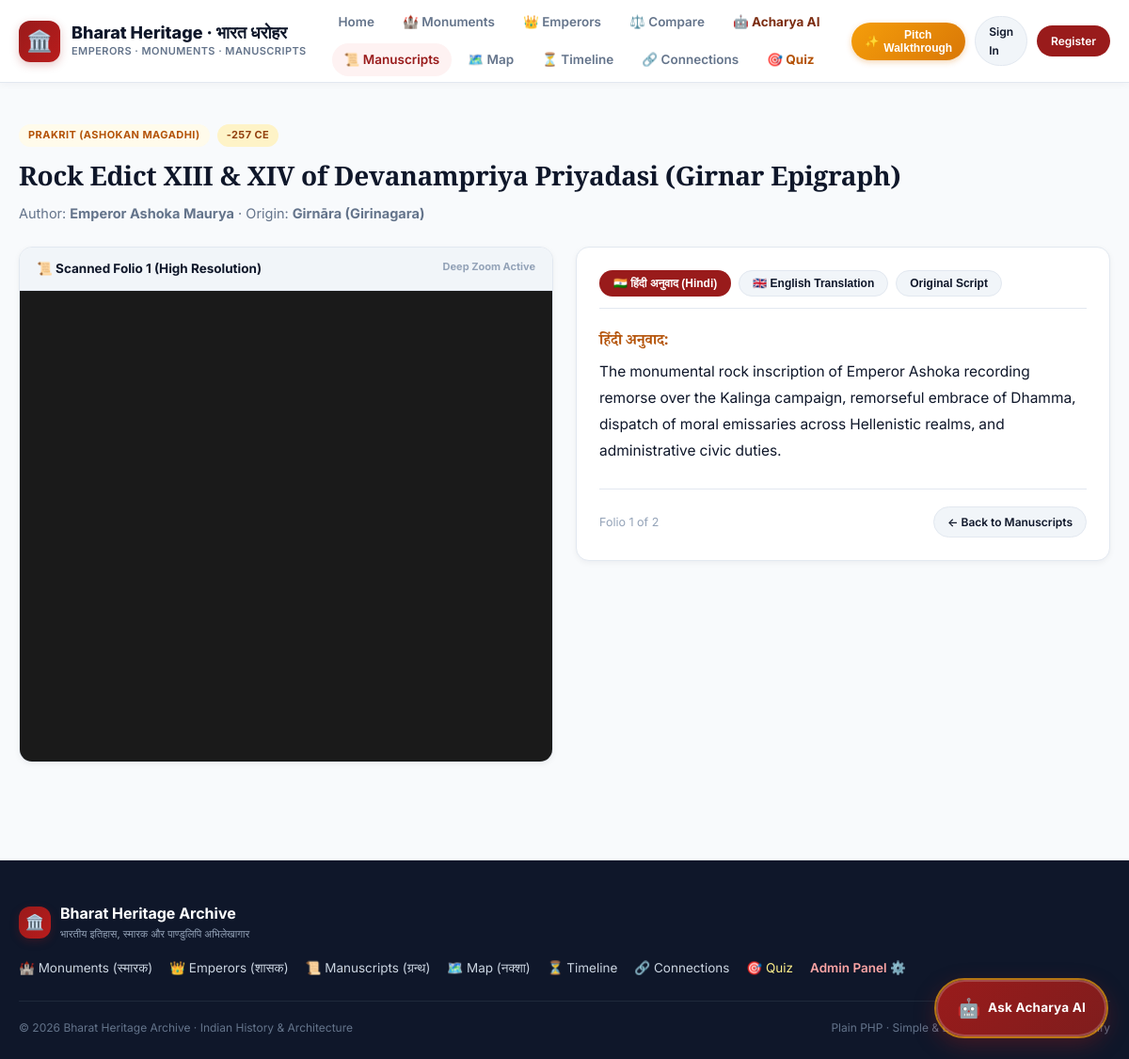
The page /manuscript.php on the database its author committed.
### tables this page shows
CREATE TABLE IF NOT EXISTS `manuscripts` (
  `id` INT UNSIGNED AUTO_INCREMENT PRIMARY KEY,
  `title` VARCHAR(255) NOT NULL,
  `author` VARCHAR(200) NULL DEFAULT 'Unknown / Anonymous',
  `language_id` INT UNSIGNED NOT NULL,
  `script` VARCHAR(100) NOT NULL,
  `era_start` INT NOT NULL,  
  `era_end` INT NULL,
  `origin_place_id` INT UNSIGNED NULL,
  `source_repository` VARCHAR(255) NOT NULL,
  `call_number` VARCHAR(100) NULL,
  `license` VARCHAR(100) NOT NULL DEFAULT 'Public Domain (Creative Commons Zero)',
  `access_level` ENUM('public', 'restricted', 'private') NOT NULL DEFAULT 'public',
  `status` ENUM('draft', 'processing', 'archived', 'published') NOT NULL DEFAULT 'published',
  `uploaded_by` INT UNSIGNED NULL,
  `thumbnail` VARCHAR(255) NULL,
  `summary` TEXT NULL,
  `created_at` DATETIME NOT NULL DEFAULT CURRENT_TIMESTAMP,
  `updated_at` DATETIME NOT NULL DEFAULT CURRENT_TIMESTAMP ON UPDATE CURRENT_TIMESTAMP,
  FULLTEXT KEY `ft_manuscript_search` (`title`, `author`, `summary`),
  INDEX `idx_era` (`era_start`, `era_end`),
  INDEX `idx_access` (`access_level`, `status`),
  CONSTRAINT `fk_manuscripts_lang` FOREIGN KEY (`language_id`) REFERENCES `languages` (`id`) ON DELETE RESTRICT,
  CONSTRAINT `fk_manuscripts_place` FOREIGN KEY (`origin_place_id`) REFERENCES `places` (`id`) ON DELETE SET NULL,
  CONSTRAINT `fk_manuscripts_user` FOREIGN KEY (`uploaded_by`) REFERENCES `users` (`id`) ON DELETE SET NULL
);

CREATE TABLE IF NOT EXISTS `languages` (
  `id` INT UNSIGNED AUTO_INCREMENT PRIMARY KEY,
  `name` VARCHAR(80) NOT NULL,
  `script` VARCHAR(80) NOT NULL,
  `iso_code` VARCHAR(10) NOT NULL,
  `direction` ENUM('ltr', 'rtl') NOT NULL DEFAULT 'ltr'
);

CREATE TABLE IF NOT EXISTS `places` (
  `id` INT UNSIGNED AUTO_INCREMENT PRIMARY KEY,
  `ancient_name` VARCHAR(150) NOT NULL,
  `modern_name` VARCHAR(150) NOT NULL,
  `lat` DECIMAL(10, 7) NOT NULL,
  `lng` DECIMAL(10, 7) NOT NULL,
  `region` VARCHAR(150) NULL,
  `country` VARCHAR(100) NOT NULL DEFAULT 'India',
  `notes` TEXT NULL,
  `created_at` DATETIME NOT NULL DEFAULT CURRENT_TIMESTAMP,
  INDEX `idx_places_coords` (`lat`, `lng`),
  INDEX `idx_places_names` (`ancient_name`, `modern_name`)
);

### public/manuscript.php (the view, shortened to what this page needs)
<?php
$db = getDB();
$id = (int)($_GET['id'] ?? 1);
$stmt = $db->prepare("SELECT m.*, l.name as language_name, p.ancient_name as place_ancient
                      FROM manuscripts m
                      JOIN languages l ON m.language_id = l.id
                      LEFT JOIN places p ON m.origin_place_id = p.id
                      WHERE m.id = ?");
$stmt->execute([$id]);
$manuscript = $stmt->fetch();
$pageStmt = $db->prepare("SELECT * FROM manuscript_pages WHERE manuscript_id = ? ORDER BY page_no ASC");
$pageStmt->execute([$id]);
$pages = $pageStmt->fetchAll();
$firstPageId = !empty($pages) ? $pages[0]['id'] : 0;
$transStmt = $db->prepare("SELECT * FROM translations WHERE page_id = ?");
$transStmt->execute([$firstPageId]);
$translations = $transStmt->fetchAll();
$transByLang = [];
foreach ($translations as $t) {
    $transByLang[$t['target_language']] = $t;
}
require_once __DIR__ . '/header.php';
?>
<div style="margin-bottom: 24px;">
    <div style="display: flex; gap: 8px; margin-bottom: 8px;">
        <span class="badge" style="background: var(--accent-gold-light); color: var(--accent-gold);"><?= htmlspecialchars($manuscript['language_name']) ?></span>
        <span class="badge badge-score"><?= $manuscript['era_start'] ? $manuscript['era_start'] . ' CE' : '' ?></span>
    </div>
    <h1 style="font-size: 28px; color: var(--text-main); margin-bottom: 6px;"><?= htmlspecialchars($manuscript['title']) ?></h1>
    <div style="color: var(--text-muted); font-size: 14.5px;">
        Author: <strong><?= htmlspecialchars($manuscript['author']) ?></strong> · Origin: <strong><?= htmlspecialchars($manuscript['place_ancient'] ?? 'India') ?></strong>
    </div>
</div>
<div style="display: grid; grid-template-columns: 1fr 1fr; gap: 24px; align-items: start; margin-bottom: 40px;">
    <div style="background: var(--bg-surface); border: 1px solid var(--border-light); border-radius: var(--radius-md); overflow: hidden; box-shadow: var(--shadow-sm);">
        <div style="background: var(--bg-surface-alt); padding: 12px 18px; border-bottom: 1px solid var(--border-light); font-weight: 700; font-size: 13.5px; color: var(--text-main); display: flex; justify-content: space-between;">
            <span>📜 Scanned Folio 1 (High Resolution)</span>
            <span style="font-size: 11px; color: var(--text-faint);">Deep Zoom Active</span>
        </div>
        <div id="openseadragon-viewer" style="width: 100%; height: 500px; background: #1a1a1a;"></div>
    </div>
    <div style="background: var(--bg-surface); border: 1px solid var(--border-light); border-radius: var(--radius-md); padding: 24px; box-shadow: var(--shadow-sm);">
        <div style="display: flex; gap: 8px; margin-bottom: 20px; border-bottom: 1px solid var(--border-light); padding-bottom: 12px;">
            <button class="btn btn-primary btn-sm trans-tab active" onclick="switchTrans('hi', this)">🇮🇳 हिंदी अनुवाद (Hindi)</button>
            <button class="btn btn-secondary btn-sm trans-tab" onclick="switchTrans('en', this)">🇬🇧 English Translation</button>
            <button class="btn btn-secondary btn-sm trans-tab" onclick="switchTrans('orig', this)">Original Script</button>
        </div>
        <div id="tab-hi" class="trans-content">
            <h3 style="font-size: 16px; color: var(--accent-gold); margin-bottom: 10px;">हिंदी अनुवाद:</h3>
            <div style="font-size: 15.5px; line-height: 1.8; color: var(--text-main); font-family: var(--font-indic);">
                <?= !empty($transByLang['hi']['translated_text']) ? nl2br(htmlspecialchars($transByLang['hi']['translated_text'])) : nl2br(htmlspecialchars($manuscript['summary'])) ?>
            </div>
        </div>
        <div style="margin-top: 24px; padding-top: 18px; border-top: 1px solid var(--border-light); display: flex; justify-content: space-between; align-items: center;">
            <span style="font-size: 12.5px; color: var(--text-faint);">Folio 1 of <?= count($pages) ?></span>
            <a href="/search.php" class="btn btn-secondary btn-sm">← Back to Manuscripts</a>
        </div>
    </div>
</div>
<?php require_once __DIR__ . '/footer.php'; ?>

### public/assets/css/style.css (style rules this page uses)
:root { --font-serif: 'Cinzel', 'Noto Serif Devanagari', 'Georgia', serif; --font-sans: 'Inter', -apple-system, BlinkMacSystemFont, 'Segoe UI', Roboto, sans-serif; --font-indic: 'Noto Sans Devanagari', 'Inter', sans-serif; --bg-page: #f8fafc; --bg-surface: #ffffff; --bg-surface-alt: #f1f5f9; --border-light: #e2e8f0; --border-hover: #cbd5e1; --text-main: #0f172a; --text-body: #334155; --text-muted: #64748b; --text-faint: #94a3b8; --primary: #991b1b; --primary-hover: #7f1d1d; --primary-light: #fef2f2; --accent-gold: #b45309; --accent-gold-light: #fffbeb; --radius-sm: 8px; --radius-md: 14px; --radius-lg: 20px; --radius-full: 9999px; --shadow-sm: 0 2px 6px rgba(15, 23, 42, 0.05); --shadow-md: 0 8px 24px rgba(15, 23, 42, 0.08); --shadow-lg: 0 16px 40px rgba(15, 23, 42, 0.12); --max-width: 1240px; }
*, *::before, *::after { box-sizing: border-box; margin: 0; padding: 0; }
body { font-family: var(--font-sans); background-color: var(--bg-page); color: var(--text-body); line-height: 1.6; -webkit-font-smoothing: antialiased; min-height: 100vh; display: flex; flex-direction: column; }
h1, h2, h3, h4, .brand-title { font-family: var(--font-serif); font-weight: 700; color: var(--text-main); letter-spacing: -0.01em; }
a { color: var(--primary); text-decoration: none; transition: all 0.15s ease; }
.btn { display: inline-flex; align-items: center; justify-content: center; gap: 6px; font-size: 14px; font-weight: 600; padding: 9px 18px; border-radius: var(--radius-full); border: 1px solid transparent; cursor: pointer; transition: all 0.15s ease; text-decoration: none; }
.btn-primary { background: var(--primary); color: #ffffff !important; }
.btn-secondary { background: var(--bg-surface-alt); color: var(--text-main); border-color: var(--border-light); }
.btn-sm { font-size: 12px; padding: 6px 14px; }
.badge { display: inline-flex; align-items: center; gap: 4px; font-size: 11px; font-weight: 700; text-transform: uppercase; letter-spacing: 0.04em; padding: 3px 10px; border-radius: var(--radius-full); }
.badge-score { background: #fef3c7; color: #92400e; font-weight: 700; }

### rows shown on the page
manuscripts: language.name "PRAKRIT (ASHOKAN MAGADHI)", era_start "-257", title "Rock Edict XIII & XIV of Devanampriya Priyadasi (Girnar Epigraph)", author "Emperor Ashoka Maurya", origin_place.ancient_name "Girnāra (Girinagara)", summary "The monumental rock inscription of Emperor Ashoka recording remorse over the Kalinga campaign, remorseful embrace of Dhamma, dispatch of moral emissaries across Hellenistic realms, and administrative civic duties."

### other values the page prints
count($pages) "2"
